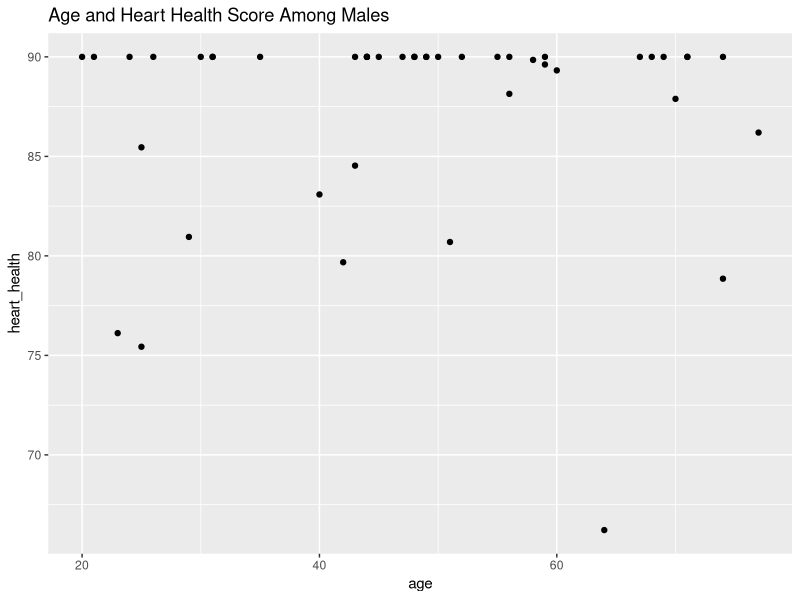
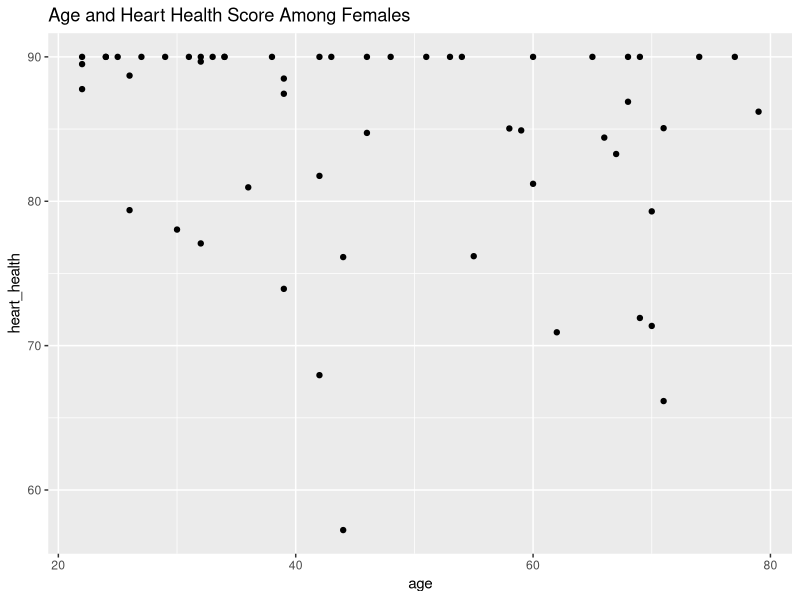
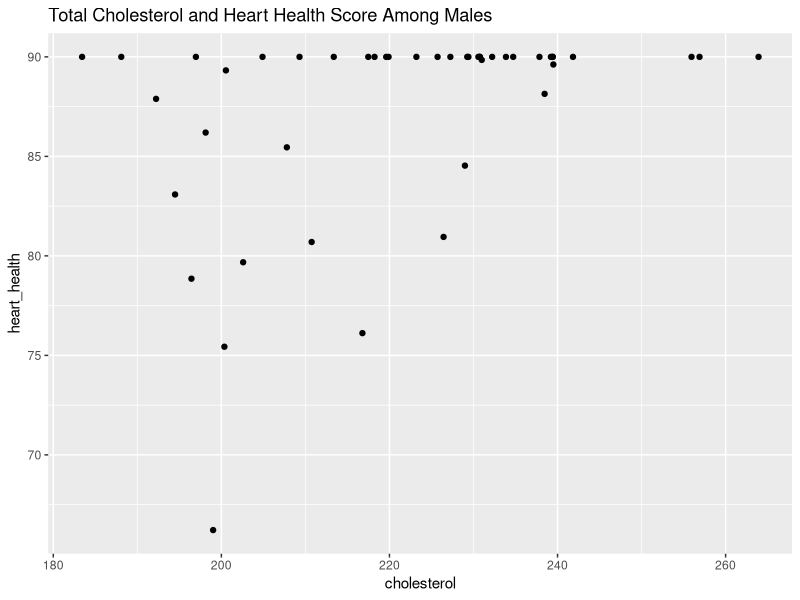
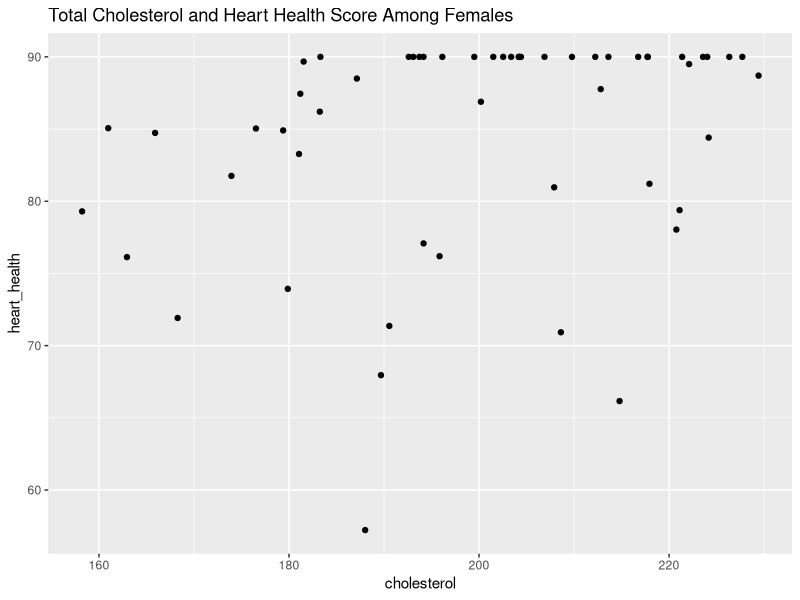
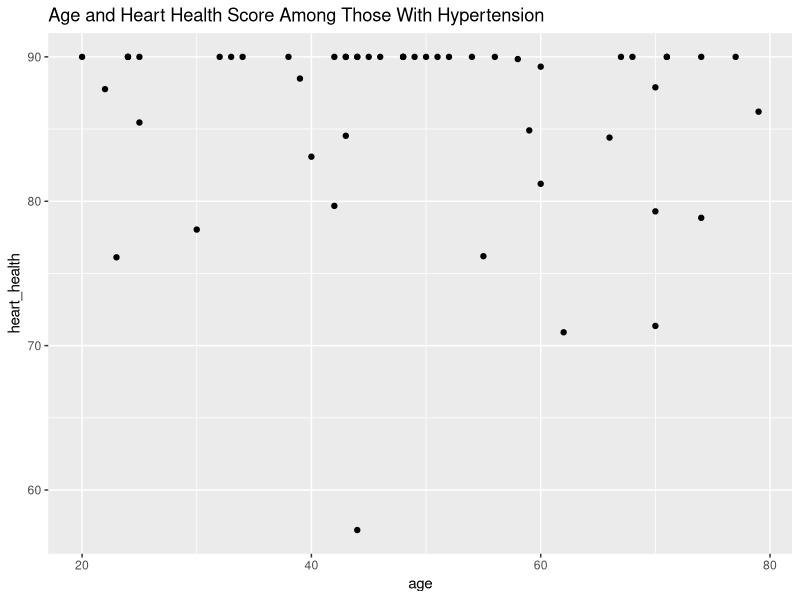
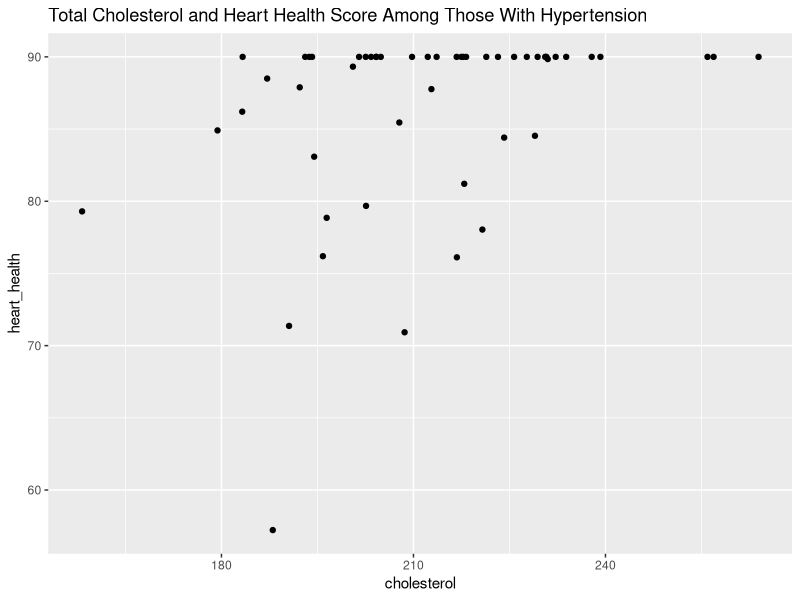

The R script that drew these images, in order:
## ---- chunk 1
library(dplyr)
library(ggplot2)

#Set seed for reproducibility
set.seed(123)

#Set sample size
n <- 100

#Create ages between 18 and 79
age <- sample(18:79, n, replace = TRUE)

#Create sexes (male or female)
sex <- sample(c("male", "female"), n, replace = TRUE)

#Create hypertension status (yes or no)
hypertension <- sample(c("yes", "no"), n, replace = TRUE)

#Create total cholesterol levels between 125 and 275, assuming males have higher total cholesterol than females
cholesterol <- ifelse(sex == "male", rnorm(n, mean = 220, sd = 20), rnorm(n, mean = 200, sd = 20))
cholesterol <- pmax(pmin(cholesterol, 275), 125)

#Create heart health scores between 25 and 90, assuming those with higher total cholesterol have higher heart health scores
heart_health <- 50 + 0.2 * cholesterol + rnorm(n, mean = 0, sd = 10)
heart_health <- pmax(pmin(heart_health, 90), 25)

#Create a data frame to store the generated data
heart <- data.frame(age = age, sex = sex, hypertension = hypertension, cholesterol = cholesterol, heart_health = heart_health)

#Get an overview and summary of the data
str(heart)
summary(heart)
## ---- chunk 2
#Assign only males in the "heart" dataset to a new object
heart_males <- subset(heart, sex == "male")

#Assign only females in the "heart" dataset to a new object
heart_females <- subset(heart, sex == "female")

#Get an overview and summary of the new objects
str(heart_males)
summary(heart_males)

str(heart_females)
summary(heart_females)
## ---- chunk 3
#Plot heart health as a function of age for males and females
ggplot(heart_males, aes(x = age, y = heart_health)) + geom_point() + ggtitle("Age and Heart Health Score Among Males")

ggplot(heart_females, aes(x = age, y = heart_health)) + geom_point() + ggtitle("Age and Heart Health Score Among Females")
## ---- chunk 4
#Plot heart health as a function of cholesterol for males and females
ggplot(heart_males, aes(x = cholesterol, y = heart_health)) + geom_point() + ggtitle("Total Cholesterol and Heart Health Score Among Males")

ggplot(heart_females, aes(x = cholesterol, y = heart_health)) + geom_point() + ggtitle("Total Cholesterol and Heart Health Score Among Females")
## ---- chunk 5
#Create a new object by extracting only the data for those with hypertension from the "heart" dataset
heart_hypertension <- subset(heart, hypertension == "yes")

#Get an overview and summary of the new object
str(heart_hypertension)
summary(heart_hypertension)
## ---- chunk 6
#Plot heart health as a function of age for those with hypertension
ggplot(heart_hypertension, aes(x = age, y = heart_health)) + geom_point() + ggtitle("Age and Heart Health Score Among Those With Hypertension")
## ---- chunk 7
#Plot heart health as a function of cholesterol for those with hypertension
ggplot(heart_hypertension, aes(x = cholesterol, y = heart_health)) + geom_point() + ggtitle("Total Cholesterol and Heart Health Score Among Those With Hypertension")
## ---- chunk 8
#Fit heart health as the outcome and age and cholesterol as the predictors for males
males <- lm(heart_health ~ age + cholesterol, data = heart_males)
summary(males)
## ---- chunk 9
#Fit heart health as the outcome and age and cholesterol as the predictors for females
females <- lm(heart_health ~ age + cholesterol, data = heart_females)
summary(females)
## ---- chunk 10
#Fit heart health as the outcome and age and cholesterol as the predictors for those with hypertension
htn <- lm(heart_health ~ age + cholesterol, data = heart_hypertension)
summary(htn)
